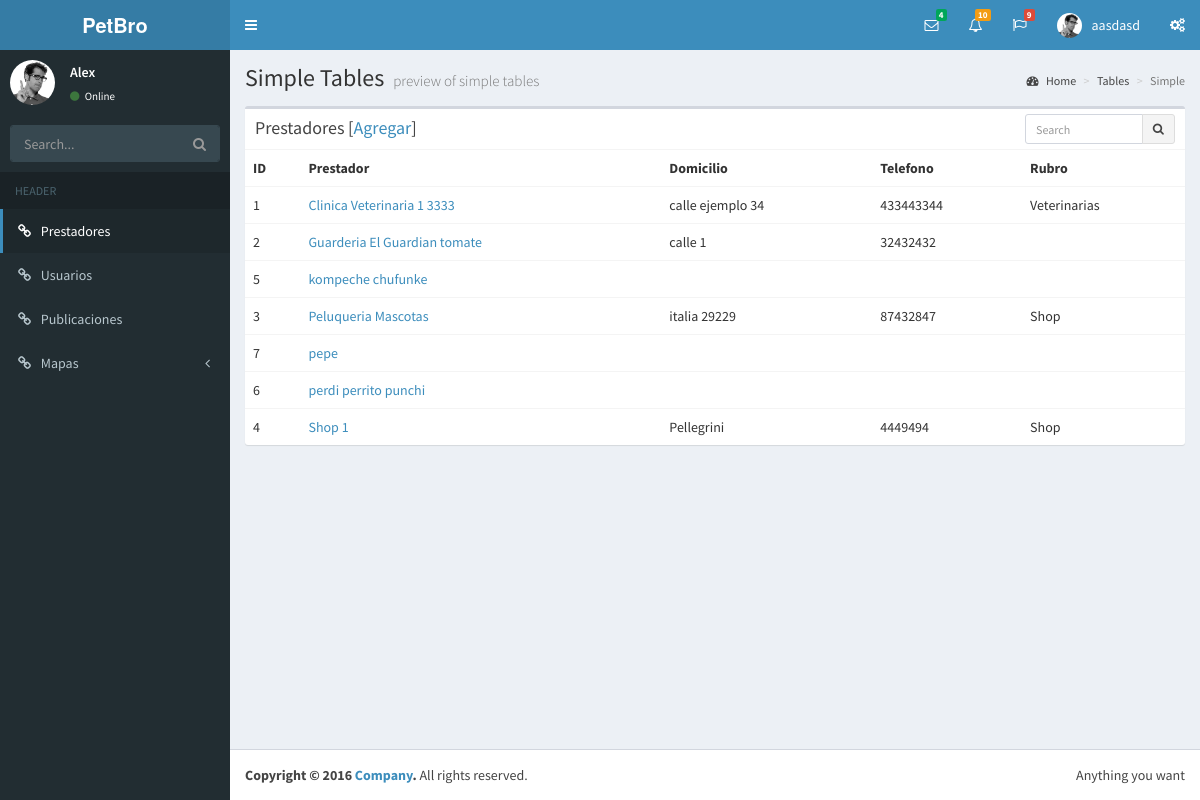
The page /pet/prestadores.php on the database its author committed.
### tables this page shows
CREATE TABLE IF NOT EXISTS `prestadores` (
  `id` int(11) NOT NULL AUTO_INCREMENT,
  `nombre` varchar(200) NOT NULL,
  `domicilio` varchar(200) NOT NULL,
  `lat_long` varchar(100) NOT NULL,
  `telefonos` varchar(150) NOT NULL,
  `horarios` varchar(100) NOT NULL,
  `extra` mediumtext NOT NULL,
  `rubro_id` int(4) NOT NULL,
  PRIMARY KEY (`id`)
);

CREATE TABLE IF NOT EXISTS `rubros` (
  `id` int(11) NOT NULL AUTO_INCREMENT,
  `nombre` varchar(100) NOT NULL,
  `detalles` varchar(300) NOT NULL,
  PRIMARY KEY (`id`)
);

### pet/prestadores.php (the view, shortened to what this page needs)
  <?php
include_once("_header.php");
include_once("_aside.php");
?>
  <div class="content-wrapper">
    <section class="content-header">
      <h1>
        Simple Tables
        <small>preview of simple tables</small>
      </h1>
         <ol class="breadcrumb">
        <li><a href="#"><i class="fa fa-dashboard"></i> Home</a></li>
        <li><a href="#">Tables</a></li>
        <li class="active">Simple</li>
      </ol>
    </section>
    <section class="content">
      <div class="row">
        <div class="col-xs-12">
          <div class="box">
            <div class="box-header">
              <h3 class="box-title">Prestadores [<a href='prestador.php'>Agregar</a>]</h3>
              <div class="box-tools">
                <div class="input-group input-group-sm" style="width: 150px;">
                  <input type="text" name="table_search" class="form-control pull-right" placeholder="Search">
                  <div class="input-group-btn">
                    <button type="submit" class="btn btn-default"><i class="fa fa-search"></i></button>
                  </div>
                </div>
              </div>
            </div>
            <div class="box-body table-responsive no-padding">
              <table class="table table-hover">
                <tr>
                  <th>ID</th>
                  <th>Prestador</th>
                  <th>Domicilio</th>
                  <th>Telefono</th>
                  <th>Rubro</th>
                </tr>
                <?php
                $consulta = "select a.*,b.nombre as rubro from prestadores as a left join rubros as b on a.rubro_id = b.id  order by upper(a.nombre)";
$query = mysql_query($consulta);
while ($registro = mysql_fetch_array($query)){
  $id = $registro['id'];
  $nombre = $registro['nombre'];
  $domicilio= $registro['domicilio'];
  $telefonos = $registro['telefonos'];
  $rubro = $registro['rubro'];
  $lnk = "<a href='prestador.php?id=$id'>";
  echo "<tr><td>$id</td><td>$lnk $nombre </a></td><td>$domicilio</td><td>$telefonos</td><td>$rubro</td></tr>";
}
  ?>
              </table>
            </div>
          </div>
        </div>
      </div>
    </section>
    </div>
     <?php
include_once("_footer.php");
?>

### pet/_header.php (shortened to what this page needs)
<!DOCTYPE html>
<html>
<head>
  <link rel="stylesheet" href="bootstrap/css/bootstrap.min.css">
  <link rel="stylesheet" href="https://cdnjs.cloudflare.com/ajax/libs/font-awesome/4.5.0/css/font-awesome.min.css">
  <link rel="stylesheet" href="https://cdnjs.cloudflare.com/ajax/libs/ionicons/2.0.1/css/ionicons.min.css">
  <link rel="stylesheet" href="dist/css/AdminLTE.min.css">
  <link rel="stylesheet" href="dist/css/skins/skin-blue.min.css">
</head>
<body class="hold-transition skin-blue sidebar-mini">
<div class="wrapper">
  <header class="main-header">
    <a href="index.php" class="logo">
      <span class="logo-lg"><b>PetBro</b></span>
    </a>
    <nav class="navbar navbar-static-top" role="navigation">
      <a href="#" class="sidebar-toggle" data-toggle="offcanvas" role="button">
      </a>
      <div class="navbar-custom-menu">
        <ul class="nav navbar-nav">
          <li class="dropdown messages-menu">
            <a href="#" class="dropdown-toggle" data-toggle="dropdown">
              <i class="fa fa-envelope-o"></i>
              <span class="label label-success">4</span>
            </a>
          </li>
          <li class="dropdown notifications-menu">
            <a href="#" class="dropdown-toggle" data-toggle="dropdown">
              <i class="fa fa-bell-o"></i>
              <span class="label label-warning">10</span>
            </a>
          </li>
          <li class="dropdown tasks-menu">
            <a href="#" class="dropdown-toggle" data-toggle="dropdown">
              <i class="fa fa-flag-o"></i>
              <span class="label label-danger">9</span>
            </a>
          </li>
          <li class="dropdown user user-menu">
            <a href="#" class="dropdown-toggle" data-toggle="dropdown">
              <img src="dist/img/user2-160x160.jpg" class="user-image" alt="User Image">
              <span class="hidden-xs"> aasdasd </span>
            </a>
          </li>
          <li>
            <a href="#" data-toggle="control-sidebar"><i class="fa fa-gears"></i></a>
          </li>
        </ul>
      </div>
    </nav>
  </header>

### pet/_aside.php (shortened to what this page needs)
<aside class="main-sidebar">
  <section class="sidebar">
    <div class="user-panel">
      <div class="pull-left image">
        <img src="dist/img/user2-160x160.jpg" class="img-circle" alt="User Image">
      </div>
      <div class="pull-left info">
        <p> Alex </p>
        <a href="#"><i class="fa fa-circle text-success"></i> Online</a>
      </div>
    </div>
    <form action="#" method="get" class="sidebar-form">
      <div class="input-group">
        <input type="text" name="q" class="form-control" placeholder="Search...">
            <span class="input-group-btn">
              <button type="submit" name="search" id="search-btn" class="btn btn-flat"><i class="fa fa-search"></i>
              </button>
            </span>
      </div>
    </form>
    <ul class="sidebar-menu">
      <li class="header">HEADER</li>
      <li class="active"><a href="prestadores.php"><i class="fa fa-link"></i> <span>Prestadores</span></a></li>
      <li><a href="usuarios.php"><i class="fa fa-link"></i> <span>Usuarios</span></a></li>
      <li><a href="publicaciones.php"><i class="fa fa-link"></i> <span>Publicaciones</span></a></li>
      <li class="treeview">
        <a href="#"><i class="fa fa-link"></i> <span>Mapas</span>
          <span class="pull-right-container">
            <i class="fa fa-angle-left pull-right"></i>
          </span>
        </a>
      </li>
    </ul>
  </section>
</aside>

### pet/_footer.php (shortened to what this page needs)
  <footer class="main-footer">
    <div class="pull-right hidden-xs">
      Anything you want
    </div>
    <strong>Copyright &copy; 2016 <a href="#">Company</a>.</strong> All rights reserved.
  </footer>
</div>
</body>
</html>

### rows shown on the page
prestadores: id "1", nombre "Clinica Veterinaria 1 3333", domicilio "calle ejemplo 34", telefonos "433443344", rubro.nombre "Veterinarias"
prestadores: id "2", nombre "Guarderia El Guardian tomate", domicilio "calle 1", telefonos "32432432"
prestadores: id "5", nombre "kompeche chufunke"
prestadores: id "3", nombre "Peluqueria Mascotas", domicilio "italia 29229", telefonos "87432847", rubro.nombre "Shop"
prestadores: id "7", nombre "pepe"
prestadores: id "6", nombre "perdi perrito punchi"
prestadores: id "4", nombre "Shop 1", domicilio "Pellegrini", telefonos "4449494", rubro.nombre "Shop"
